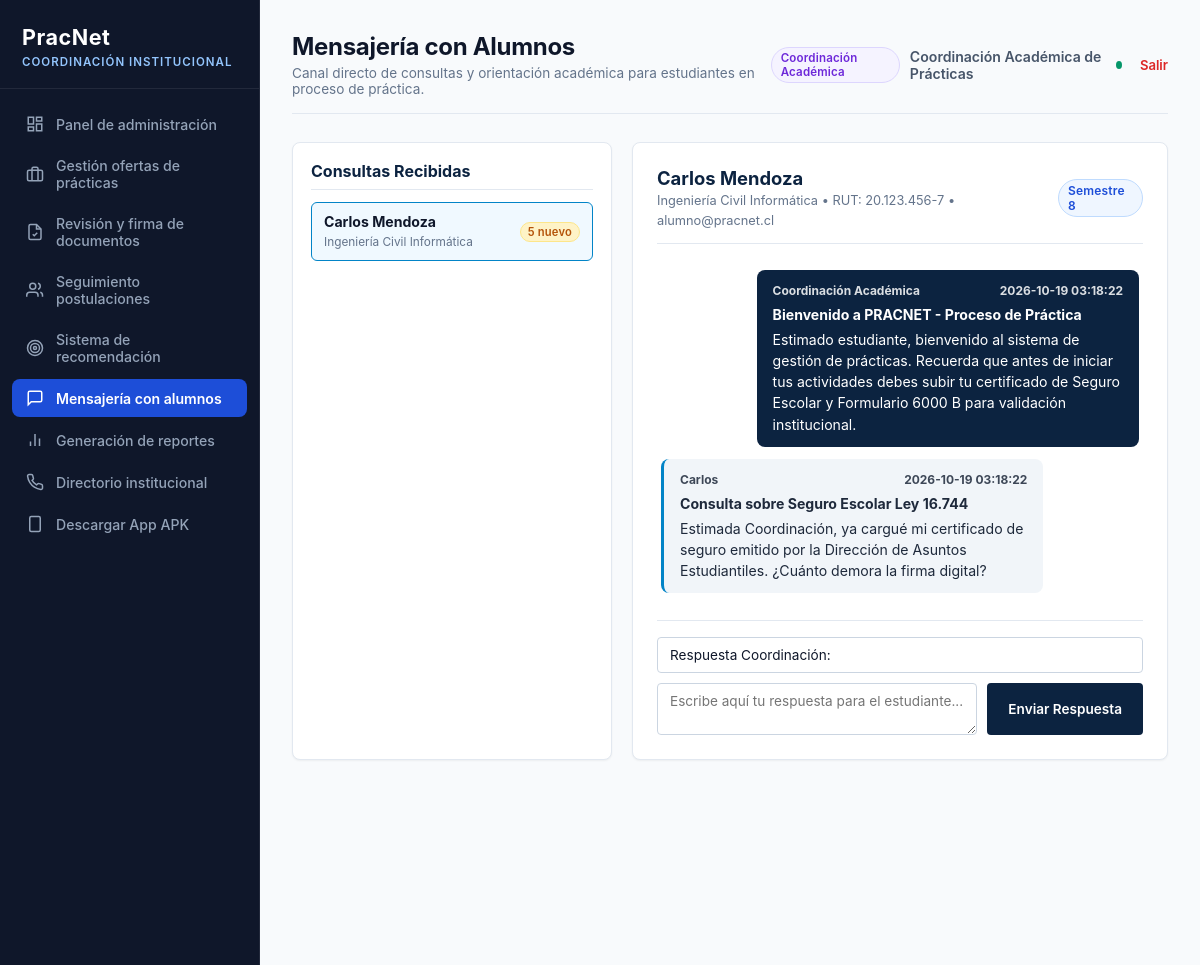
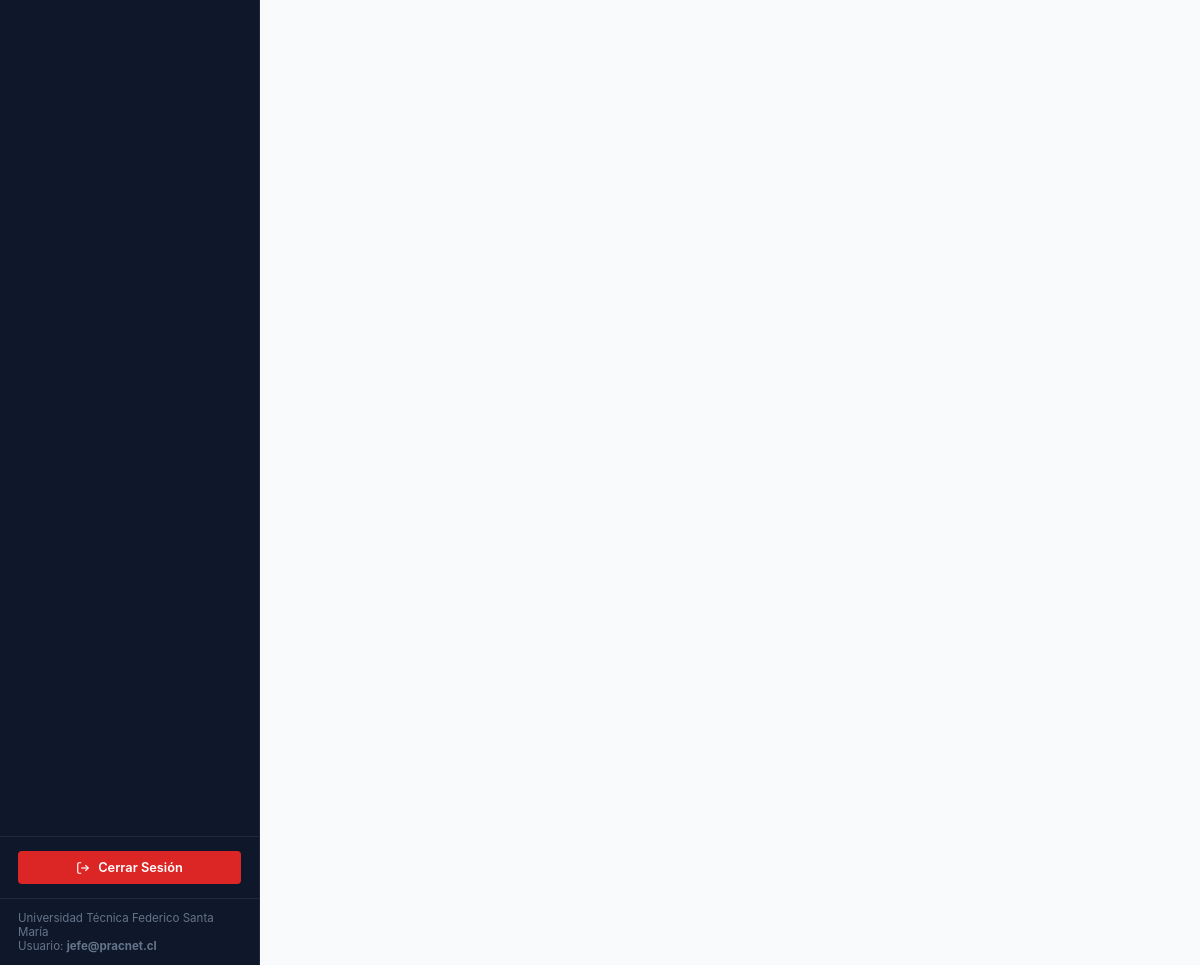
/admin/mensajes (signed in), run on the app's committed database (2 pictures, top to bottom).
### tables this page shows
CREATE TABLE estudiante (
            id INTEGER PRIMARY KEY AUTOINCREMENT,
            usuario_id INTEGER UNIQUE REFERENCES usuario(id) ON DELETE CASCADE,
            nombre TEXT NOT NULL,
            apellido TEXT,
            rut TEXT UNIQUE NOT NULL,
            correo_institucional TEXT NOT NULL,
            carrera TEXT NOT NULL,
            universidad TEXT DEFAULT 'Universidad Técnica Federico Santa María',
            sede TEXT DEFAULT 'Campus San Joaquín',
            ano_ingreso INTEGER DEFAULT 2022,
            semestre_actual INTEGER DEFAULT 8,
            avance_malla INTEGER DEFAULT 75,
            creditos_totales INTEGER DEFAULT 180,
            es_primera_practica INTEGER DEFAULT 1,
            habilidades TEXT,
            ubicacion TEXT DEFAULT 'Santiago, Chile',
            telefono TEXT DEFAULT '+56 9 1234 5678'
        );

CREATE TABLE mensaje (
            id INTEGER PRIMARY KEY AUTOINCREMENT,
            estudiante_id INTEGER NOT NULL REFERENCES estudiante(id) ON DELETE CASCADE,
            remitente_tipo TEXT NOT NULL CHECK(remitente_tipo IN ('estudiante', 'docente')),
            asunto TEXT NOT NULL,
            cuerpo TEXT NOT NULL,
            leido INTEGER DEFAULT 0,
            fecha_envio TIMESTAMP DEFAULT CURRENT_TIMESTAMP
        );

### app/routes_admin.py (the view, shortened to what this page needs)
@admin_bp.route('/mensajes', methods=['GET', 'POST'])
def mensajes():
    estudiante_seleccionado = request.args.get('estudiante_id', '')
    with get_db() as conn:
        cursor = conn.cursor()
        cursor.execute("""
            SELECT DISTINCT e.id, e.nombre, e.apellido, e.carrera, e.rut,
                   (SELECT COUNT(*) FROM mensaje WHERE estudiante_id = e.id AND remitente_tipo = 'estudiante' AND leido = 0) as sin_leer
            FROM estudiante e
            JOIN mensaje m ON e.id = m.estudiante_id
            ORDER BY sin_leer DESC, e.nombre ASC
        """)
        estudiantes_con_mensajes = cursor.fetchall()
        if not estudiante_seleccionado and estudiantes_con_mensajes:
            estudiante_seleccionado = estudiantes_con_mensajes[0]['id']
        mensajes_hilo = []
        estudiante_activo = None
        if estudiante_seleccionado:
            cursor.execute("SELECT * FROM estudiante WHERE id = ?", (estudiante_seleccionado,))
            estudiante_activo = cursor.fetchone()
            cursor.execute("UPDATE mensaje SET leido = 1 WHERE estudiante_id = ? AND remitente_tipo = 'estudiante'", (estudiante_seleccionado,))
            cursor.execute("SELECT * FROM mensaje WHERE estudiante_id = ? ORDER BY id ASC", (estudiante_seleccionado,))
            mensajes_hilo = cursor.fetchall()
    return render_template(
        'admin/mensajes.html',
        estudiantes=estudiantes_con_mensajes,
        estudiante_activo=estudiante_activo,
        mensajes=mensajes_hilo,
        estudiante_seleccionado=estudiante_seleccionado
    )

### app/__init__.py (called while the page is built)
def create_app():
    app = Flask(__name__)
    app.config.from_object(Config)
    os.makedirs(app.config['UPLOAD_FOLDER'], exist_ok=True)
    init_db()
    from app.auth import auth_bp
    from app.routes_admin import admin_bp
    from app.routes_student import student_bp
    from app.routes_empresa import empresa_bp
    app.register_blueprint(auth_bp)
    app.register_blueprint(admin_bp)
    app.register_blueprint(student_bp)
    app.register_blueprint(empresa_bp)
    @app.route('/')
    def index():
        return redirect(url_for('auth.login'))
    @app.errorhandler(404)
    def page_not_found(e):
        return render_template('404.html'), 404
    @app.errorhandler(500)
    def internal_server_error(e):
        return render_template('500.html'), 500
    @app.after_request
    def apply_security_headers(response):
        return add_security_headers(response)
    return app

### app/database.py (called while the page is built)
def get_db_connection():
    conn = sqlite3.connect(Config.DATABASE_PATH)
    conn.row_factory = sqlite3.Row
    conn.execute("PRAGMA foreign_keys = ON;")
    return conn

@contextmanager
def get_db():
    conn = get_db_connection()
    try:
        yield conn
        conn.commit()
    except Exception as e:
        conn.rollback()
        raise e
    finally:
        conn.close()

### app/routes_admin.py (called while the page is built)
@admin_bp.before_request
@role_required(['admin', 'jefe_carrera'])
def restrict_admin():
    pass

### app/security.py (called while the page is built)
def role_required(allowed_roles):
    def decorator(f):
        @wraps(f)
        def decorated_function(*args, **kwargs):
            if 'user_id' not in session:
                flash('Por favor inicia sesión.', 'warning')
                return redirect(url_for('auth.login'))
            if session.get('rol') not in allowed_roles:
                flash('No tienes permisos suficientes para acceder a este módulo.', 'danger')
                return redirect(url_for('auth.unauthorized'))
            return f(*args, **kwargs)
        return decorated_function
    return decorator

def add_security_headers(response):
    response.headers['X-Content-Type-Options'] = 'nosniff'
    response.headers['X-Frame-Options'] = 'SAMEORIGIN'
    response.headers['X-XSS-Protection'] = '1; mode=block'
    response.headers['Referrer-Policy'] = 'strict-origin-when-cross-origin'
    return response

### app/templates/admin/mensajes.html (shortened to what this page needs)
{% extends 'base.html' %}
{% block admin_title %}
<h1>Mensajería con Alumnos</h1>
<p>Canal directo de consultas y orientación académica para estudiantes en proceso de práctica.</p>
{% endblock %}
{% block content %}
<div style="display: grid; grid-template-columns: 320px 1fr; gap: 20px; min-height: 540px;">
  <div class="table-card" style="padding: 18px; display: flex; flex-direction: column;">
    <h3 style="font-size: 1rem; color: var(--primary-navy); margin-bottom: 12px; padding-bottom: 8px; border-bottom: 1px solid var(--border-subtle);">
      Consultas Recibidas
    </h3>
    {% if estudiantes %}
    <div style="display: flex; flex-direction: column; gap: 6px; overflow-y: auto; flex: 1;">
      {% for e in estudiantes %}
      <a href="{{ url_for('admin.mensajes', estudiante_id=e.id) }}" style="text-decoration: none; padding: 10px 12px; border-radius: 6px; border: 1px solid {% if estudiante_activo and estudiante_activo.id == e.id %}#0284c7{% else %}#e2e8f0{% endif %}; background: {% if estudiante_activo and estudiante_activo.id == e.id %}#f0f9ff{% else %}#ffffff{% endif %}; display: flex; justify-content: space-between; align-items: center; transition: all 0.15s ease;">
        <div>
          <strong style="font-size: 0.88rem; color: #0f172a; display: block;">{{ e.nombre }} {{ e.apellido }}</strong>
          <span style="font-size: 0.74rem; color: #64748b;">{{ e.carrera }}</span>
        </div>
        {% if e.sin_leer > 0 %}
          <span class="badge badge-warning" style="font-size: 0.7rem; padding: 2px 7px;">{{ e.sin_leer }} nuevo</span>
        {% endif %}
      </a>
      {% endfor %}
    </div>
    {% else %}
    <div style="padding: 20px; text-align: center; color: #64748b; font-size: 0.85rem;">
      No hay mensajes de alumnos aún.
    </div>
    {% endif %}
  </div>
  <div class="table-card" style="padding: 24px; display: flex; flex-direction: column; justify-content: space-between;">
    {% if estudiante_activo %}
    <div>
      <div style="display: flex; justify-content: space-between; align-items: center; padding-bottom: 14px; border-bottom: 1px solid var(--border-subtle); margin-bottom: 16px;">
        <div>
          <h3 style="color: var(--primary-navy); font-size: 1.15rem; margin: 0;">{{ estudiante_activo.nombre }} {{ estudiante_activo.apellido }}</h3>
          <span style="font-size: 0.8rem; color: #64748b;">{{ estudiante_activo.carrera }} • RUT: {{ estudiante_activo.rut }} • {{ estudiante_activo.correo_institucional }}</span>
        </div>
        <span class="badge badge-info" style="font-size: 0.75rem;">Semestre {{ estudiante_activo.semestre_actual }}</span>
      </div>
      <div style="max-height: 340px; overflow-y: auto; display: flex; flex-direction: column; gap: 12px; padding: 10px 4px; margin-bottom: 20px;">
        {% for m in mensajes %}
        <div style="max-width: 80%; padding: 12px 16px; border-radius: 8px; font-size: 0.88rem; line-height: 1.5; {% if m.remitente_tipo == 'docente' %}align-self: flex-end; background: #0c2340; color: #ffffff;{% else %}align-self: flex-start; background: #f1f5f9; color: #1e293b; border-left: 3px solid #0284c7;{% endif %}">
          <div style="font-size: 0.75rem; font-weight: 700; opacity: 0.85; margin-bottom: 4px; display: flex; justify-content: space-between; gap: 16px;">
            <span>{% if m.remitente_tipo == 'docente' %}Coordinación Académica{% else %}{{ estudiante_activo.nombre }}{% endif %}</span>
            <span>{{ m.fecha_envio }}</span>
          </div>
          <strong style="display: block; margin-bottom: 4px; font-size: 0.88rem;">{{ m.asunto }}</strong>
          <div>{{ m.cuerpo }}</div>
        </div>
        {% endfor %}
      </div>
    </div>
    <form method="POST" action="{{ url_for('admin.mensajes') }}" style="border-top: 1px solid var(--border-subtle); padding-top: 16px; display: flex; flex-direction: column; gap: 10px;">
      <div style="display: flex; gap: 10px;">
        <input type="text" name="asunto" class="form-control" placeholder="Asunto de la respuesta..." value="Respuesta Coordinación: " style="font-size: 0.85rem;" required>
      </div>
      <div style="display: flex; gap: 10px;">
        <textarea name="cuerpo" class="form-control" rows="2" placeholder="Escribe aquí tu respuesta para el estudiante..." style="font-size: 0.85rem;" required></textarea>
        <button type="submit" class="btn btn-primary" style="padding: 10px 20px; font-size: 0.85rem; background: #0c2340; white-space: nowrap;">
          Enviar Respuesta
        </button>
      </div>
    </form>
    {% endif %}
  </div>
</div>
{% endblock %}

### app/static/css/pracnet.css (style rules this page uses)
:root { --primary-navy: #0c2340; --primary-slate: #0f172a; --primary-surface: #1e293b; --accent-blue: #1d4ed8; --accent-blue-light: #eff6ff; --accent-gold: #b45309; --accent-gold-light: #fef3c7; --success-green: #059669; --success-light: #ecfdf5; --warning-amber: #d97706; --danger-red: #dc2626; --danger-light: #fef2f2; --bg-page: #f8fafc; --card-bg: #ffffff; --text-primary: #0f172a; --text-secondary: #475569; --text-muted: #64748b; --border-subtle: #e2e8f0; --border-strong: #cbd5e1; --sidebar-width: 260px; --radius-sm: 4px; --radius-md: 8px; --radius-lg: 12px; --shadow-sm: 0 1px 2px 0 rgb(0 0 0 / 0.05); --shadow-md: 0 4px 6px -1px rgb(0 0 0 / 0.07), 0 2px 4px -2px rgb(0 0 0 / 0.07); --shadow-lg: 0 10px 15px -3px rgb(0 0 0 / 0.08), 0 4px 6px -4px rgb(0 0 0 / 0.04); }
* { box-sizing: border-box; margin: 0; padding: 0; font-family: -apple-system, BlinkMacSystemFont, "Segoe UI", Roboto, "Helvetica Neue", Arial, sans-serif; }
body { background-color: var(--bg-page); color: var(--text-primary); min-height: 100vh; display: flex; flex-direction: column; -webkit-font-smoothing: antialiased; }
.content-header h1 { font-size: 1.5rem; font-weight: 700; color: var(--text-primary); letter-spacing: -0.3px; }
.content-header p { font-size: 0.85rem; color: var(--text-muted); margin-top: 4px; }
.table-card { background: var(--card-bg); border-radius: var(--radius-md); border: 1px solid var(--border-subtle); box-shadow: var(--shadow-sm); overflow: hidden; margin-bottom: 28px; }
.badge { display: inline-flex; align-items: center; gap: 4px; padding: 3px 9px; border-radius: 9999px; font-size: 0.72rem; font-weight: 600; letter-spacing: 0.2px; }
.badge-warning { background: var(--accent-gold-light); color: var(--accent-gold); border: 1px solid #fde68a; }
.badge-info { background: var(--accent-blue-light); color: var(--accent-blue); border: 1px solid #bfdbfe; }
.btn { display: inline-flex; align-items: center; justify-content: center; gap: 8px; font-weight: 600; padding: 8px 16px; border-radius: var(--radius-sm); border: 1px solid transparent; cursor: pointer; text-decoration: none; font-size: 0.88rem; transition: all 0.15s ease-in-out; }
.btn-primary { background-color: var(--primary-navy); color: #ffffff; }
.form-control { width: 100%; padding: 9px 12px; border: 1px solid var(--border-strong); border-radius: var(--radius-sm); font-size: 0.9rem; color: var(--text-primary); outline: none; transition: border-color 0.15s ease; background-color: #ffffff; }

### data on the page
estudiante: nombre "Carlos", apellido "Mendoza", carrera "Ingeniería Civil Informática", sin_leer "5", rut "20.123.456-7", correo_institucional "alumno@pracnet.cl", semestre_actual "8"
mensaje: remitente_tipo "Coordinación Académica", fecha_envio "2026-10-19 03:18:22", asunto "Bienvenido a PRACNET - Proceso de Práctica", cuerpo "Estimado estudiante, bienvenido al sistema de gestión de prácticas. Recuerda que antes de iniciar tus actividades debes subir tu certificado de Seguro Escolar y Formulario 6000 B para validación institucional."
mensaje: fecha_envio "2026-10-19 03:18:22", asunto "Consulta sobre Seguro Escolar Ley 16.744", cuerpo "Estimada Coordinación, ya cargué mi certificado de seguro emitido por la Dirección de Asuntos Estudiantiles. ¿Cuánto demora la firma digital?"

### other printed values
{{ session.get('email') }} "jefe@pracnet.cl"
{{ session.get('nombre') }} "Coordinación Académica de Prácticas"
